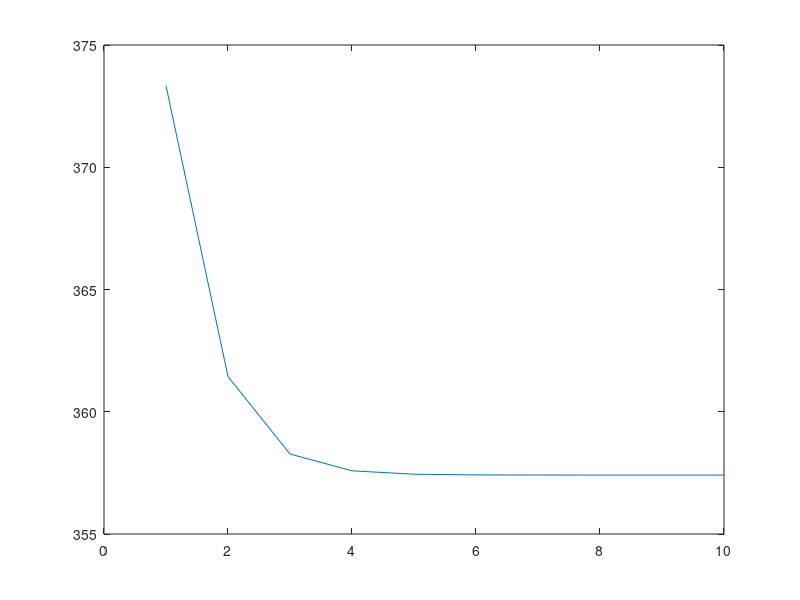
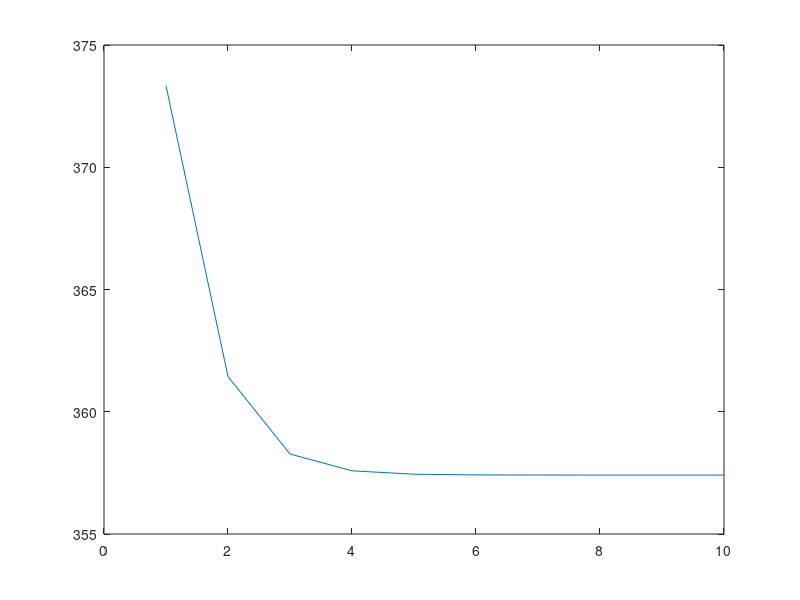
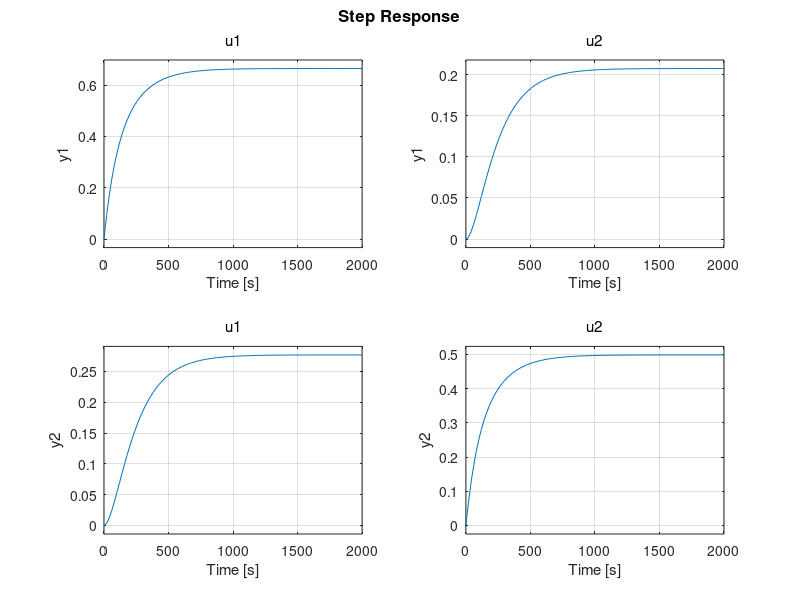

The MATLAB source for these figures, in order: (Note: this script raises an error after producing the figures.)
% LS1 Semestrální práce
% Pomocný skript pro určení pracovního bodu (konstantní vstupy Q10,Q20 na konstantní výstupní teploty T10,T20)
% a linearizace modelu do formy stavového popisu v okolí pracovního bodu
% Martin Goubej, 2025

clear;
close all;

%Parametry pro simulaci

K2C = 273.15;
%K2C = 0;

t0 = 23; %poc. teplota ve stupnich Celsia
t0 = t0 + K2C;

tinf = 23; %teplota okolniho prostredu
tinf = tinf + K2C;


alfa = 0.01; %skalovani inzenyrskych jednotek z procent na Watty dodavaneho vykonu
alfa2 = 0.0075; %druhe topeni ma mensi vykon 0.75W !

cp = 500; %merna tepelna kapacita topneho telesa
A = 7e-4; %povrch topeni v m^2 - POZOR zmena oproti single-mass modelu, zmenseni ztrat vedenim do prostredi a naopak zvetseni predani tepla mezi telesy
As = 12e-4-A; %povrch kontaktu mezi telesy

m = 4e-3; %hmotnost topneho telesa
U = 10; %koeficient prestupu tepla
eps = 0.5; %emisivita - snizeni z 0.9 od vyrobce, zmenseni ztrat vyzarovanim
sig = 5.67e-8; %SB konstanta


%Priblizna linearizace - zanedbani kvartickych clenu

%Prac.bod
Q10 = 60;
Q20 = 80;


%definice novych pomocnych konstant
k1=U*A/(m*cp);
k2=eps*sig*A/(m*cp);
k3=U*As/(m*cp);
k4=eps*sig*As/(m*cp);
ku1=alfa/(m*cp);
ku2=alfa2/(m*cp);
c1=k1*tinf+k2*tinf^4+ku1*Q10;
c2=k1*tinf+k2*tinf^4+ku2*Q20;

%Analyt. reseni
T10 = (c1*k1+c1*k3+c2*k3)/(k1*(k1+2*k3))
T20 = (c1*k3+c2*k1+c2*k3)/(k1*(k1+2*k3))

%Reseni numericky z linearni soustavy
Arov=[(-k1-k3) k3;k3 (-k1-k3)] %matice koeficientu
brov=[-c1;-c2] %vektor prave strany

x0=Arov\brov %numericke reseni




%% Doiterovani k reseni puvodni nelinearni soustavy - Newtonova metoda druheho radu (viz https://en.wikipedia.org/wiki/Newton%27s_method_in_optimization)

n_it = 10; %pocet iteraci Newtonovy metody
gam = 0.8; %velikost kroku v Newtonovo metode (ladici parametr, rychlost konvergence vs robustnost)

xk=x0; %inicializace


Tplot=zeros(2,n_it);
Tplot(:,1)=xk;

for k=1:n_it
    T10=xk(1);
    T20=xk(2);
    g = [2 * (c1 + T10 * (-k1 - k3) + T20 * k3 + T10 ^ 4 * (-k2 - k4) + T20 ^ 4 * k4) * (-k1 - k3 + 4 * T10 ^ 3 * (-k2 - k4)) + 2 * (c2 + T20 * (-k1 - k3) + T10 * k3 + T20 ^ 4 * (-k2 - k4) + T10 ^ 4 * k4) * (4 * T10 ^ 3 * k4 + k3); 2 * (c1 + T10 * (-k1 - k3) + T20 * k3 + T10 ^ 4 * (-k2 - k4) + T20 ^ 4 * k4) * (4 * T20 ^ 3 * k4 + k3) + 2 * (c2 + T20 * (-k1 - k3) + T10 * k3 + T20 ^ 4 * (-k2 - k4) + T10 ^ 4 * k4) * (-k1 - k3 + 4 * T20 ^ 3 * (-k2 - k4));];
    H = [2 * (-k1 - k3 + 4 * T10 ^ 3 * (-k2 - k4)) ^ 2 + 24 * (c1 + T10 * (-k1 - k3) + T20 * k3 + T10 ^ 4 * (-k2 - k4) + T20 ^ 4 * k4) * T10 ^ 2 * (-k2 - k4) + 2 * (4 * T10 ^ 3 * k4 + k3) ^ 2 + 24 * (c2 + T20 * (-k1 - k3) + T10 * k3 + T20 ^ 4 * (-k2 - k4) + T10 ^ 4 * k4) * T10 ^ 2 * k4 2 * (4 * T20 ^ 3 * k4 + k3) * (-k1 - k3 + 4 * T10 ^ 3 * (-k2 - k4)) + 2 * (-k1 - k3 + 4 * T20 ^ 3 * (-k2 - k4)) * (4 * T10 ^ 3 * k4 + k3); 2 * (4 * T20 ^ 3 * k4 + k3) * (-k1 - k3 + 4 * T10 ^ 3 * (-k2 - k4)) + 2 * (-k1 - k3 + 4 * T20 ^ 3 * (-k2 - k4)) * (4 * T10 ^ 3 * k4 + k3) 2 * (4 * T20 ^ 3 * k4 + k3) ^ 2 + 24 * (c1 + T10 * (-k1 - k3) + T20 * k3 + T10 ^ 4 * (-k2 - k4) + T20 ^ 4 * k4) * T20 ^ 2 * k4 + 2 * (-k1 - k3 + 4 * T20 ^ 3 * (-k2 - k4)) ^ 2 + 24 * (c2 + T20 * (-k1 - k3) + T10 * k3 + T20 ^ 4 * (-k2 - k4) + T10 ^ 4 * k4) * T20 ^ 2 * (-k2 - k4);];

    %Newtonuv krok
    xk = xk-gam*inv(H)*g
    
    %Metoda nejvetsiho spadu
    %xk = xk-gam*g
    


    Tplot(:,k)=xk;
end

%Vizualizace konvergence

plot(Tplot(1,:));
figure;
plot(Tplot(2,:));



%% Stavovy popis systemu
T1=xk(1);
T2=xk(2);
Ass = [-4*k2*T1^3-4*k4*T1^3-k1-k3, 4*k4*T2^3+k3; 4*k4*T1^3+k3, -4*k2*T2^3-4*k4*T2^3-k1-k3];

poly=eig(Ass)
Tkonst = -1./poly


Bss=diag([ku1,ku2])
Css=eye(2)

sys = ss(Ass,Bss,Css,0)
sys_tf = zpk(sys)


figure;
step(sys) %analyza okoskopicky - diagonalni dynamika je dominantni, krizove vazby maji cca 6-8x mensi zesileni (vliv)


%Symbolicka matice prenosu
syms k1 k2 k3 k4 ku1 ku2 T1 T2 s
Asym = [-4*k2*T1^3-4*k4*T1^3-k1-k3, 4*k4*T2^3+k3; 4*k4*T1^3+k3, -4*k2*T2^3-4*k4*T2^3-k1-k3];

Bsym=diag([ku1,ku2])

Fs_s = Css*inv(s*Css-Asym)*Bsym
